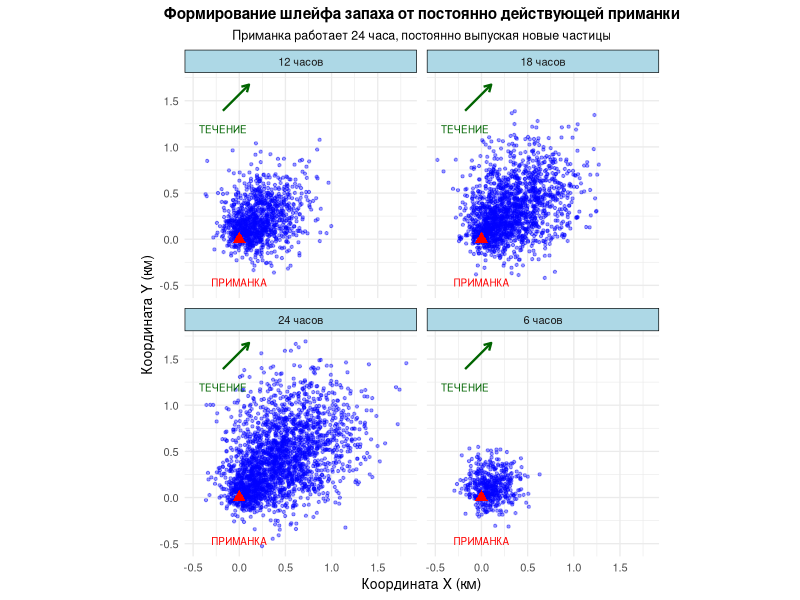
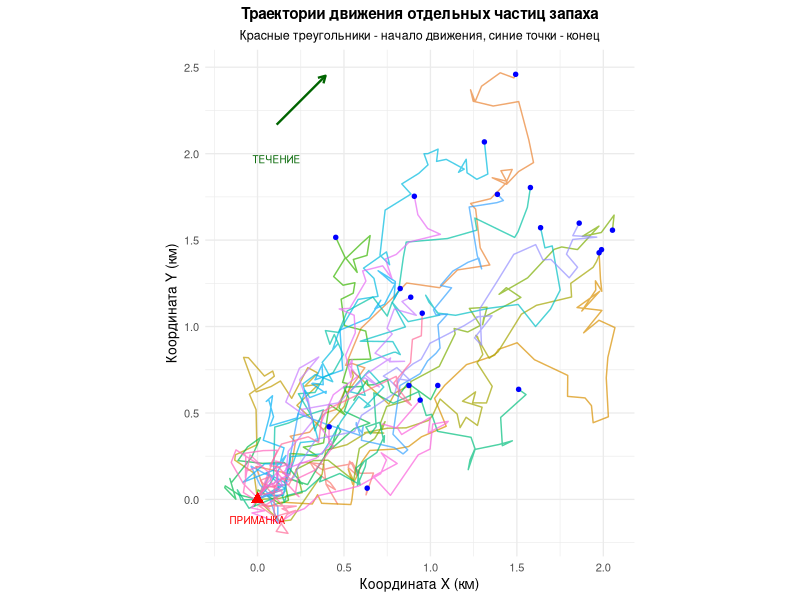

Here is the R script that generated these plots, in order:
# =============================================================================
# ПРАКТИЧЕСКОЕ ЗАНЯТИЕ: СЛУЧАЙНОЕ БЛУЖДАНИЕ В ГИДРОБИОЛОГИИ
# Упрощенная модель с постоянным выпуском частиц запаха
# =============================================================================

# Очистим рабочее пространство
rm(list = ls())

# Загружаем необходимые пакеты
library(ggplot2)
library(dplyr)

# =============================================================================
# ПАРАМЕТРЫ МОДЕЛИ
# =============================================================================

# Количество частиц, выпускаемых за ВЕСЬ период
total_particles <- 2400  # 100 частиц/час × 24 часа

# Время моделирования (часы)
n_steps <- 48  # 24 часа выпуска + 24 часа наблюдения

# Приманка работает 24 часа
release_duration <- 24

# Параметры случайного блуждания
sd_move <- 0.08  # "разброс" частиц

# Параметры течения
current_strength <- 0.05
current_angle <- 45

# Преобразуем угол течения
current_angle_rad <- current_angle * pi / 180
current_x <- current_strength * cos(current_angle_rad)
current_y <- current_strength * sin(current_angle_rad)

# =============================================================================
# ФУНКЦИЯ МОДЕЛИРОВАНИЯ (УПРОЩЕННАЯ)
# =============================================================================

simulate_scent <- function(total_particles, n_steps, release_duration, sd_move, current_x, current_y) {
  # Вычисляем сколько частиц выпускать на каждом шаге
  particles_per_step <- total_particles / release_duration
  
  # Массивы для координат
  x_pos <- matrix(NA, nrow = total_particles, ncol = n_steps)
  y_pos <- matrix(NA, nrow = total_particles, ncol = n_steps)
  
  # Время выпуска для каждой частицы
  release_time <- rep(1:release_duration, each = particles_per_step)
  
  cat("Моделируем распространение запаха...\n")
  
  # Основной цикл по времени
  for (step in 1:n_steps) {
    # Выпускаем новые частицы
    if (step <= release_duration) {
      new_indices <- which(release_time == step)
      x_pos[new_indices, step] <- 0
      y_pos[new_indices, step] <- 0
    }
    
    # Двигаем существующие частицы
    if (step > 1) {
      active <- which(!is.na(x_pos[, step-1]))
      if (length(active) > 0) {
        x_pos[active, step] <- x_pos[active, step-1] + 
          rnorm(length(active), 0, sd_move) + current_x
        y_pos[active, step] <- y_pos[active, step-1] + 
          rnorm(length(active), 0, sd_move) + current_y
      }
    }
  }
  
  return(list(x = x_pos, y = y_pos, release_time = release_time))
}

# =============================================================================
# ЗАПУСК МОДЕЛИРОВАНИЯ
# =============================================================================

cat("=== ЗАПУСК МОДЕЛИ ===\n")
results <- simulate_scent(total_particles, n_steps, release_duration, sd_move, current_x, current_y)

# =============================================================================
# РИСУНОК 1: 4 ФАСЕТКИ (6, 12, 18, 24 ЧАСА)
# =============================================================================

cat("Создаем первый рисунок с 4 фасетками...\n")

# Выбираем моменты времени во время работы приманки
time_points <- c(6, 12, 18, 24)
plot_data <- data.frame()

for (time_point in time_points) {
  # Находим активные частицы в этот момент
  active_indices <- which(!is.na(results$x[, time_point]))
  
  if (length(active_indices) > 0) {
    temp_data <- data.frame(
      x = results$x[active_indices, time_point],
      y = results$y[active_indices, time_point],
      time = paste(time_point, "часов")
    )
    plot_data <- rbind(plot_data, temp_data)
  }
}

# Вычисляем границы для компактного отображения
x_range <- range(plot_data$x, na.rm = TRUE)
y_range <- range(plot_data$y, na.rm = TRUE)

# Первый график: фасетки
p1 <- ggplot(plot_data, aes(x = x, y = y)) +
  geom_point(alpha = 0.4, size = 0.8, color = "blue") +
  
  # Приманка
  annotate("point", x = 0, y = 0, color = "red", size = 3, shape = 17) +
  annotate("text", x = 0, y = y_range[1] + 0.1, label = "ПРИМАНКА", 
           color = "red", size = 2.5, vjust = 1) +
  
  # Течение - располагаем ближе к частицам
  annotate("segment", 
           x = x_range[1] + 0.3, y = y_range[2] - 0.3,
           xend = x_range[1] + 0.3 + current_x * 8, 
           yend = y_range[2] - 0.3 + current_y * 8,
           arrow = arrow(length = unit(0.2, "cm")), 
           color = "darkgreen", size = 0.8) +
  annotate("text", 
           x = x_range[1] + 0.3, y = y_range[2] - 0.5,
           label = "ТЕЧЕНИЕ", color = "darkgreen", size = 2.5) +
  
  # Фасетки
  facet_wrap(~ time, ncol = 2) +
  
  labs(
    title = "Формирование шлейфа запаха от постоянно действующей приманки",
    subtitle = "Приманка работает 24 часа, постоянно выпуская новые частицы",
    x = "Координата X (км)",
    y = "Координата Y (км)"
  ) +
  coord_fixed(xlim = c(x_range[1], x_range[2]), 
              ylim = c(y_range[1], y_range[2])) +
  theme_minimal(base_size = 10) +
  theme(
    plot.title = element_text(hjust = 0.5, face = "bold", size = 11),
    plot.subtitle = element_text(hjust = 0.5, size = 9),
    strip.background = element_rect(fill = "lightblue"),
    panel.spacing = unit(0.5, "lines")
  )

print(p1)

# =============================================================================
# РИСУНОК 2: ТРАЕКТОРИИ ЧАСТИЦ
# =============================================================================

cat("Создаем второй рисунок с траекториями...\n")

# Выбираем 20 случайных частиц
set.seed(123)
n_trajectories <- 20
sample_particles <- sample(1:total_particles, n_trajectories)

# Подготавливаем данные для траекторий
trajectory_data <- data.frame()
for (particle_id in sample_particles) {
  active_steps <- which(!is.na(results$x[particle_id, ]))
  
  if (length(active_steps) > 0) {
    temp_data <- data.frame(
      x = results$x[particle_id, active_steps],
      y = results$y[particle_id, active_steps],
      step = active_steps,
      particle = as.factor(particle_id)
    )
    trajectory_data <- rbind(trajectory_data, temp_data)
  }
}

# Вычисляем границы для траекторий
traj_x_range <- range(trajectory_data$x, na.rm = TRUE)
traj_y_range <- range(trajectory_data$y, na.rm = TRUE)

# Второй график: траектории
p2 <- ggplot(trajectory_data, aes(x = x, y = y, color = particle)) +
  geom_path(alpha = 0.7, size = 0.5, show.legend = FALSE) +
  geom_point(data = trajectory_data %>% filter(step == 1), 
             color = "red", size = 1.5, shape = 17) +
  geom_point(data = trajectory_data %>% filter(step == max(step)), 
             color = "blue", size = 1.2) +
  
  # Приманка
  annotate("point", x = 0, y = 0, color = "red", size = 3, shape = 17) +
  annotate("text", x = 0, y = traj_y_range[1] + 0.1, 
           label = "ПРИМАНКА", color = "red", size = 2.5, vjust = 1) +
  
  # Течение - располагаем ближе к частицам
  annotate("segment", 
           x = traj_x_range[1] + 0.3, y = traj_y_range[2] - 0.3,
           xend = traj_x_range[1] + 0.3 + current_x * 8, 
           yend = traj_y_range[2] - 0.3 + current_y * 8,
           arrow = arrow(length = unit(0.2, "cm")), 
           color = "darkgreen", size = 0.8) +
  annotate("text", 
           x = traj_x_range[1] + 0.3, y = traj_y_range[2] - 0.5,
           label = "ТЕЧЕНИЕ", color = "darkgreen", size = 2.5) +
  
  labs(
    title = "Траектории движения отдельных частиц запаха",
    subtitle = "Красные треугольники - начало движения, синие точки - конец",
    x = "Координата X (км)",
    y = "Координата Y (км)"
  ) +
  coord_fixed(xlim = c(traj_x_range[1], traj_x_range[2]), 
              ylim = c(traj_y_range[1], traj_y_range[2])) +
  theme_minimal(base_size = 10) +
  theme(
    plot.title = element_text(hjust = 0.5, face = "bold", size = 11),
    plot.subtitle = element_text(hjust = 0.5, size = 9)
  )

print(p2)

# =============================================================================
# ОБЪЯСНЕНИЕ РЕЗУЛЬТАТОВ
# =============================================================================

cat("\n=== ЧТО МЫ ВИДИМ НА ГРАФИКАХ ===\n")
cat("РИСУНОК 1 (Фасетки):\n")
cat("• Шлейф запаха РАСТЕТ со временем - приманка постоянно работает\n")
cat("• Форма шлейфа определяется ТЕЧЕНИЕМ (зеленая стрелка)\n")
cat("• К 24 часам шлейф достигает максимальной плотности\n\n")

cat("РИСУНОК 2 (Траектории):\n")
cat("• Каждая частица движется СЛУЧАЙНО, но с ДРЕЙФОМ от течения\n")
cat("• Красные треугольники - начало движения у приманки\n")
cat("• Синие точки - конечные положения частиц\n")
cat("• Видно общее направление движения, заданное течением\n\n")

cat("КЛЮЧЕВОЙ ВЫВОД:\n")
cat("Даже СЛУЧАЙНОЕ движение частиц создает УПОРЯДОЧЕННУЮ структуру - шлейф,\n")
cat("когда есть постоянный источник (приманка) и направленное воздействие (течение).\n")